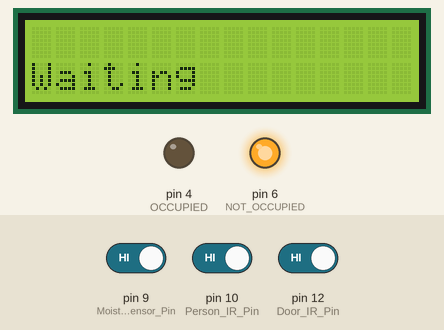
This sketch was run on a simulated Arduino Uno, built with avr-gcc and run on an emulated ATmega328P. Shown: 16×2 character LCD, output pins drawn as LEDs (lit = HIGH). The inputs (shaded band) are chosen by the test bench; at power-on: pin 10 (Person_IR_Pin) HIGH, pin 12 (Door_IR_Pin) HIGH, pin 9 (Moisture_Sensor_Pin) HIGH.

Above: at 1.3 s.
1.4 s: pin 10 (Person_IR_Pin) driven LOW
At 2.0 s:
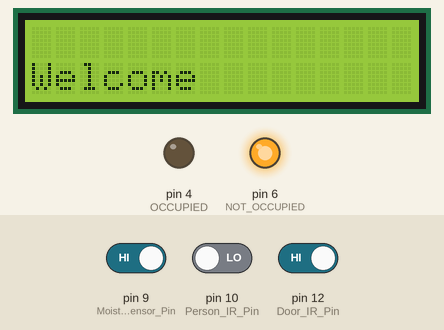
3.2 s: pin 12 (Door_IR_Pin) driven LOW
At 5.6 s:
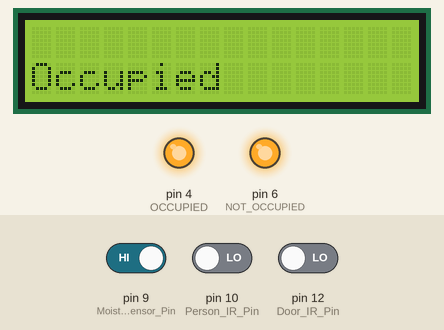
At 8.0 s:
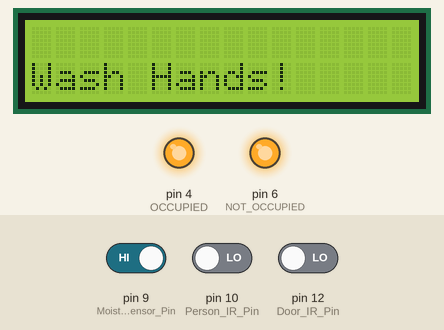
Timing chart, 0 to 9.5 s (numbered marks = the images above; inputs shaded):
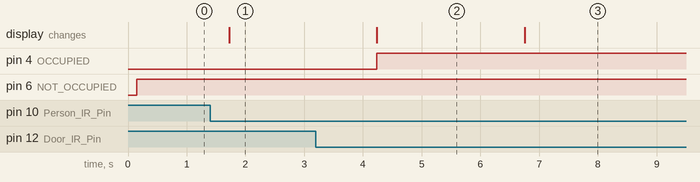

The sketch:

Smart_Toilet.ino
```cpp
#include <Wire.h>
// Include LCD display library for I2C
#include <LiquidCrystal_I2C.h>
// Include Keypad library

// Create LCD object
LiquidCrystal_I2C lcd(0x27, 16, 2);

#define Door_IR_Pin 12       // IR sensor pin for door opening
#define Person_IR_Pin 10      // IR sensor pin for presence detection
#define Moisture_Sensor_Pin 9 // Moisture sensor pin
#define OCCUPIED 4
#define NOT_OCCUPIED  6
#define Gas  A0

enum ToiletState {
  WAITING_FOR_PERSON,
  PERSON_DETECTED,
  HANDS_NOT_WASHED,
  HANDS_WASHED,
  OPENING_DOOR
};

ToiletState currentState = WAITING_FOR_PERSON;

void setup() {
  Serial.begin(9600);

  pinMode(Door_IR_Pin, INPUT);
  pinMode(Person_IR_Pin, INPUT);
    pinMode(NOT_OCCUPIED, OUTPUT);
  pinMode(OCCUPIED, OUTPUT);
  pinMode(Moisture_Sensor_Pin, INPUT);

  lcd.backlight();
  lcd.init();
  lcd.begin(16, 2);
   lcd.setCursor(0, 0);
  lcd.print("Welcome ");

  lcd.setCursor(0, 1);
  lcd.print("LIMURU GIRLS");


}

void loop() {
  switch (currentState) {
    case WAITING_FOR_PERSON:
      lcd.clear();
      lcd.setCursor(0, 1);
      digitalWrite(NOT_OCCUPIED ,HIGH);
      lcd.print("Waiting       ");

      if (digitalRead(Person_IR_Pin) == LOW) {
          lcd.setCursor(0, 1);
      lcd.print("Welcome   ");
      delay(2000);
        currentState = PERSON_DETECTED;
      }
      break;

    case PERSON_DETECTED:
      if (digitalRead(Door_IR_Pin) == LOW) {
         lcd.setCursor(0, 1);
         lcd.print("Occupied      ");
         digitalWrite(OCCUPIED ,HIGH);
         delay(2000);
        currentState = HANDS_NOT_WASHED;
      }
      break;

    case HANDS_NOT_WASHED:
      lcd.setCursor(0, 1);
      lcd.print("Wash Hands!   ");

      if (digitalRead(Moisture_Sensor_Pin) == LOW) {
        delay(2000);
        currentState = OPENING_DOOR;
      }
      break;

    case OPENING_DOOR:
      lcd.setCursor(0, 1);
      lcd.print("Opening Door  ");
      // Code to trigger the door to open using IR
      // Add your code here to control the door mechanism

      delay(3000); // Wait for the door to open
      currentState = WAITING_FOR_PERSON;
      break;
  }

  delay(500); // Delay for stability
}

bool checkHandsWashed() {
  // Read moisture sensor to check if hands are washed
  int moistureLevel = analogRead(Moisture_Sensor_Pin);
  // Assuming a threshold value to determine if hands are washed
  return moistureLevel > 500; // Adjust threshold value as needed
}
```

Measured:
- after the input at 1.4 s, the display: changes after 0.32 s (image 1)
- after the input at 3.2 s, pin 4 (OCCUPIED): LOW → HIGH after 1.0 s; the display: changes after 1.0 s (image 2)
- what the display in image 2 shows lasts 2.6 s, from 4.2 s to 6.8 s
